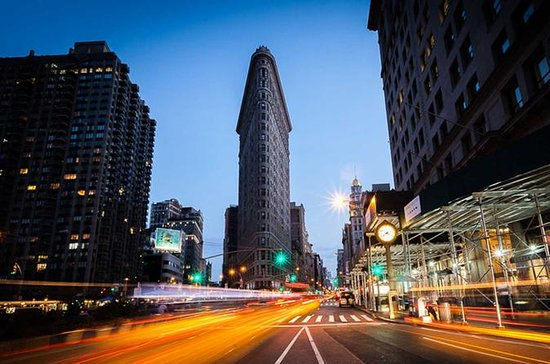
#> input picture data/images_general/new_york_1.jpg, 550 x 364 px
$ python example09.py
#> lines starting #> are read from the running program, lines starting #| are printed output that depends on the picture
"""!
@brief Example 9
@details: FFT2 filtering example
@author Theodoros Giannakopoulos {tyiannak@gmail.com}
"""
import cv2
import matplotlib.pyplot as plt
import numpy as np
from scipy import fftpack

filename = '../data/images_general/new_york_1.jpg'
img_1 = cv2.cvtColor(cv2.imread(filename), cv2.COLOR_BGR2GRAY)
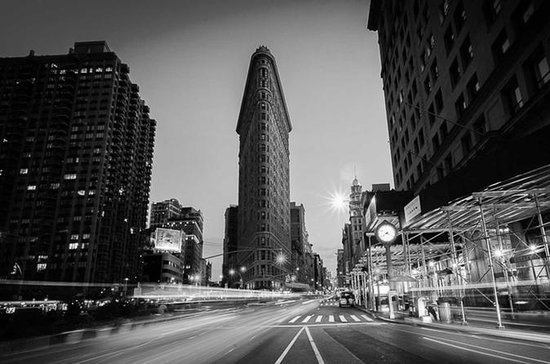
#> img_1: shape (364, 550); min 0, max 255, mean 83.8
fft_1 = (fftpack.fft2(img_1))
keep_fraction = 0.1
fft_2 = fft_1.copy()
r, c = fft_2.shape
#> r = 364; c = 550
fft_2[int(r*keep_fraction):int(r*(1-keep_fraction))] = 0
fft_2[:, int(c*keep_fraction):int(c*(1-keep_fraction))] = 0
img_2 = np.fft.ifft2(fft_2).real
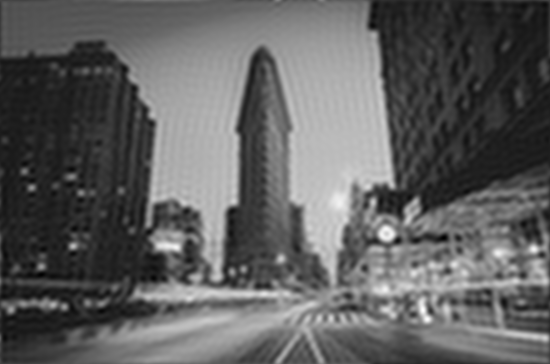
#> img_2: shape (364, 550) float64; min -29.07, max 270.5, mean 83.8; drawn with min black and max white

plt.subplot(2, 2, 1); plt.imshow(img_1, cmap='gray'); plt.title("image")
plt.subplot(2, 2, 2); plt.imshow(np.log(fftpack.fftshift(np.abs(fft_1))),
                                 cmap='jet');
plt.title("fft mag"); plt.axis('off')
plt.subplot(2, 2, 3); plt.imshow(img_2, cmap='gray');
plt.title("filtered image")
plt.subplot(2, 2, 4); plt.imshow(np.log(fftpack.fftshift(np.abs(fft_2))),
                                 cmap='jet');
plt.title("fft filtered mag"); plt.axis('off')
plt.show()
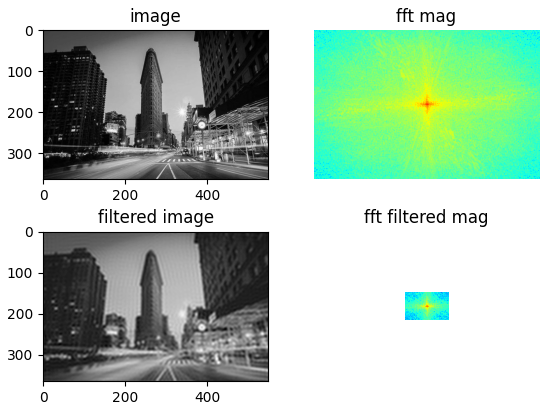
#> figure drawn by matplotlib, 4 panels

$ run again, with data/images_general/beach.jpg copied over data/images_general/new_york_1.jpg
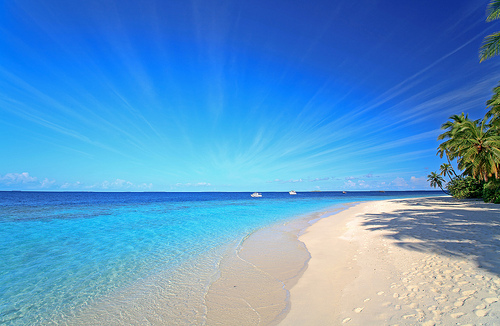
#> input picture data/images_general/beach.jpg, 500 x 326 px
#> `img_2 = np.fft.ifft2(fft_2).real`:
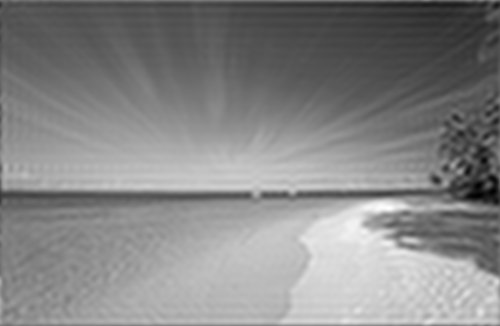
#> img_2: shape (326, 500) float64; min 8.93, max 256.4, mean 139.1; drawn with min black and max white
#> `plt.show()`:
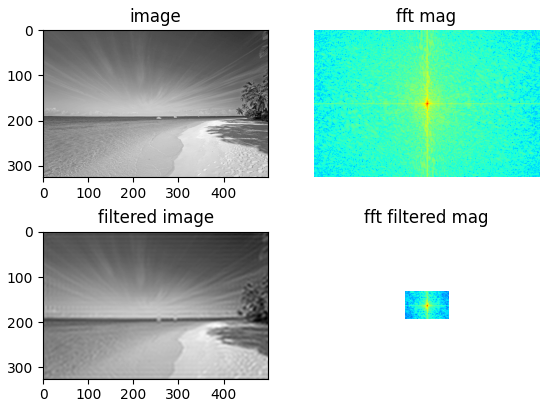
#> figure drawn by matplotlib, 4 panels

$ run again, with data/images_general/new_york.jpg copied over data/images_general/new_york_1.jpg
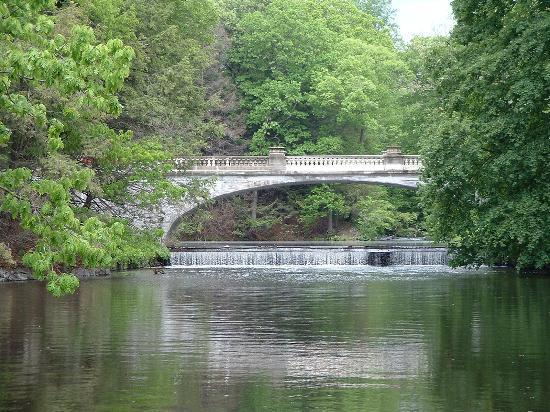
#> input picture data/images_general/new_york.jpg, 550 x 412 px
#> `img_2 = np.fft.ifft2(fft_2).real`:
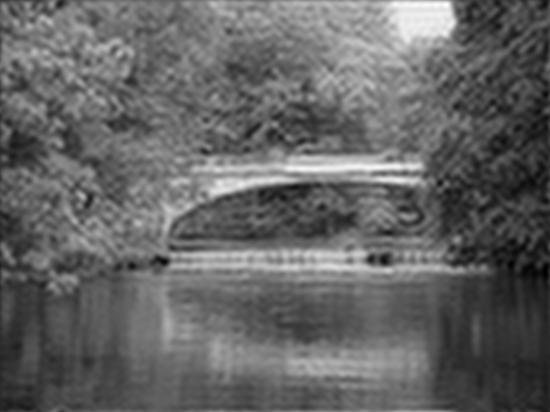
#> img_2: shape (412, 550) float64; min 10.1, max 275.9, mean 115.2; drawn with min black and max white
#> `plt.show()`:
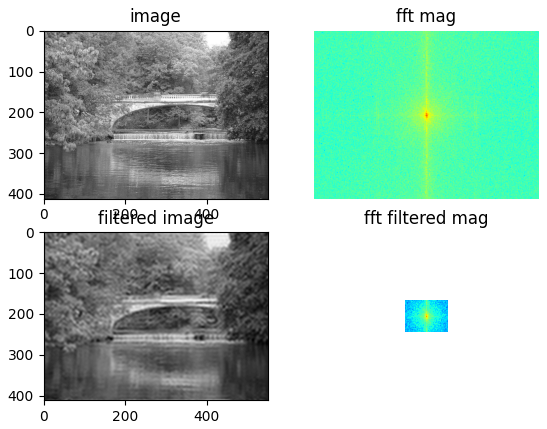
#> figure drawn by matplotlib, 4 panels
